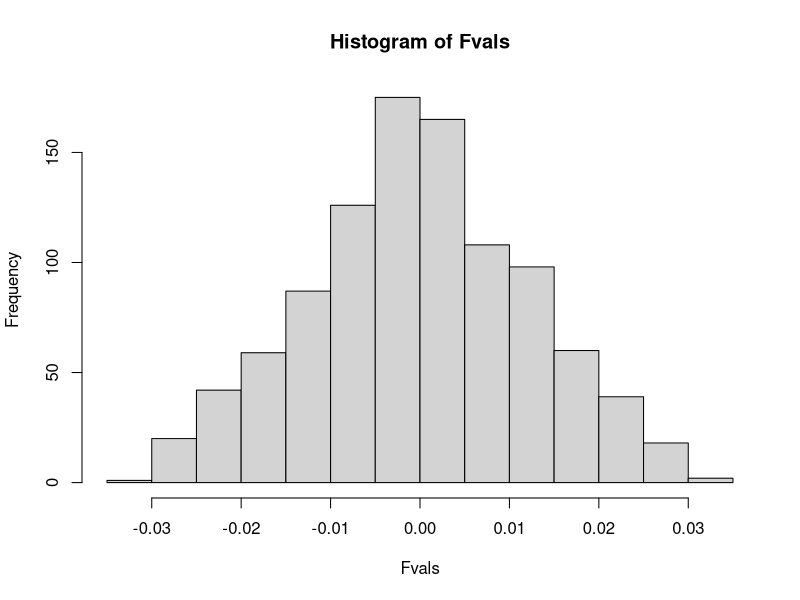
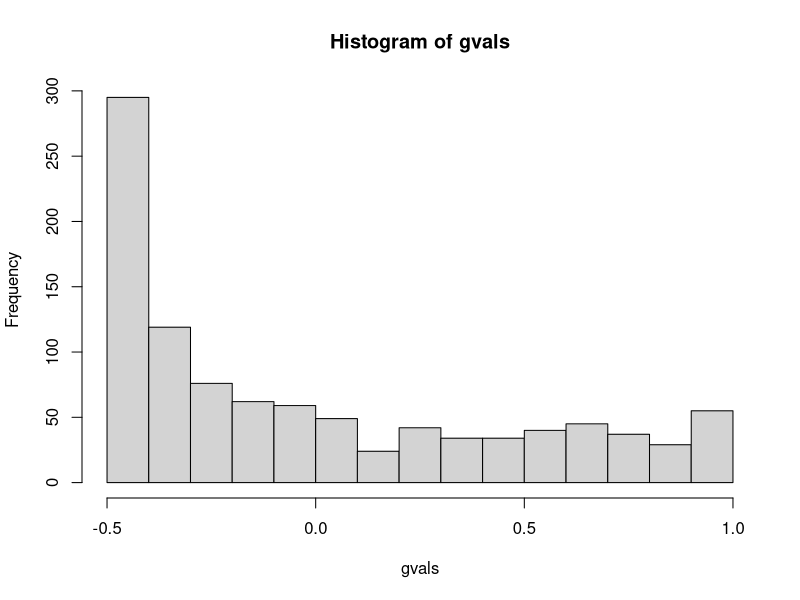
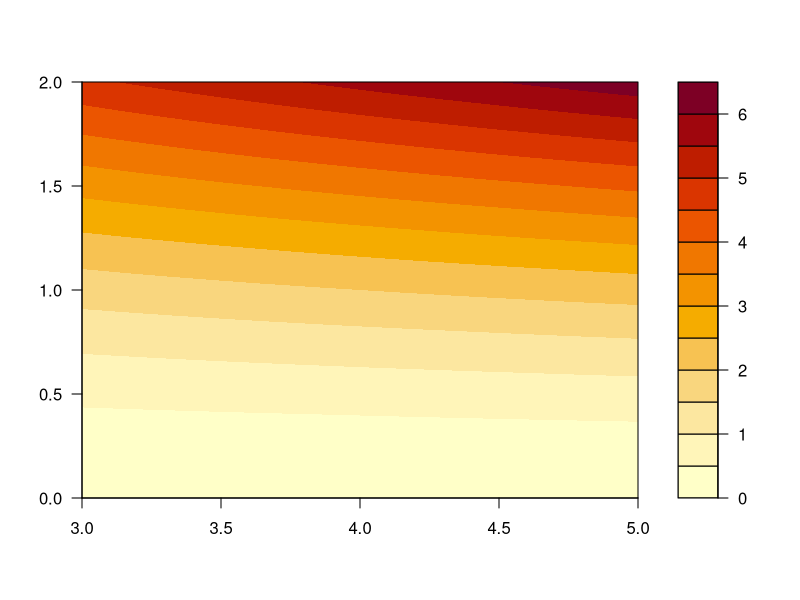
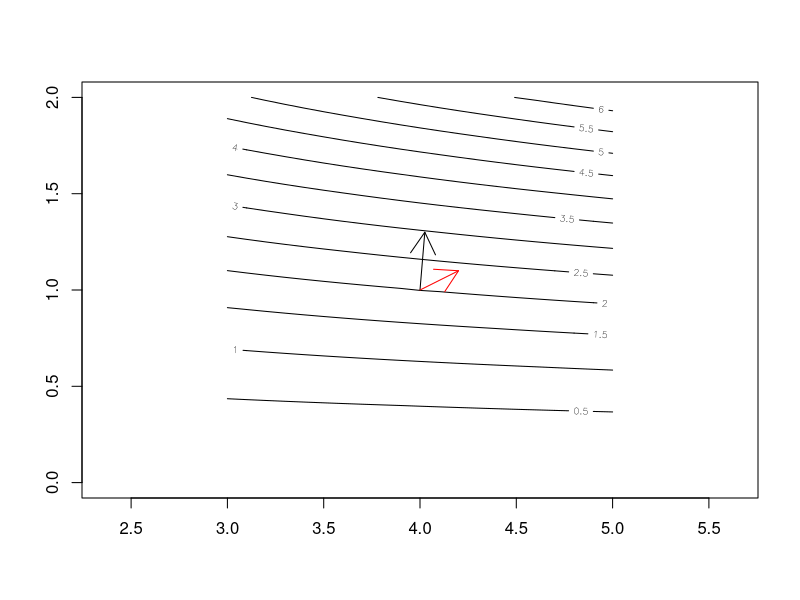
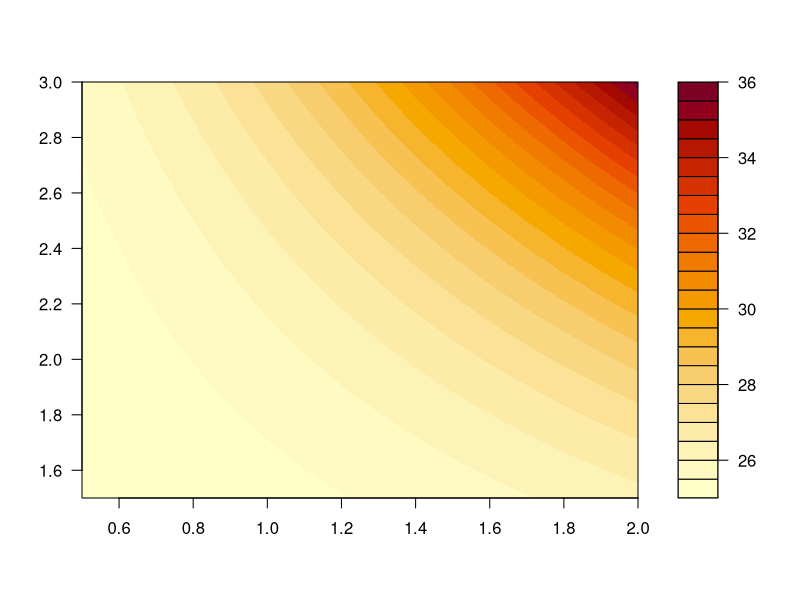
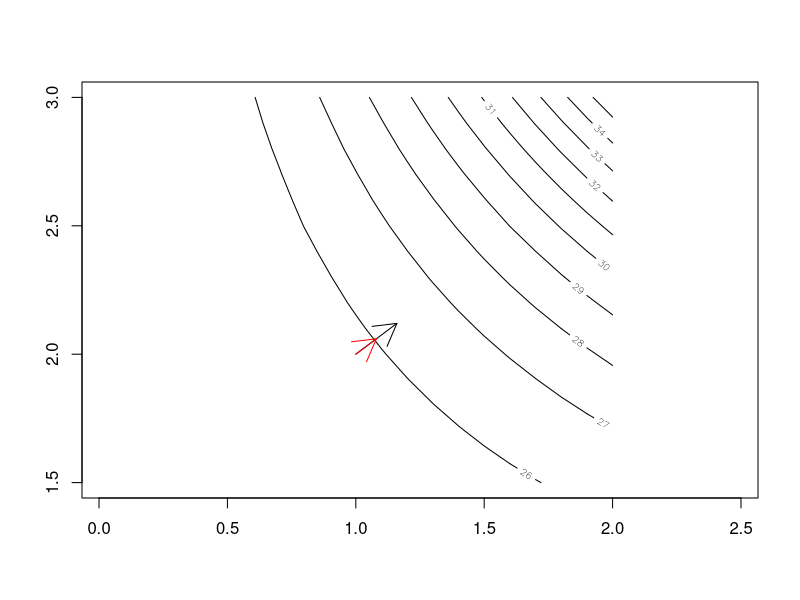
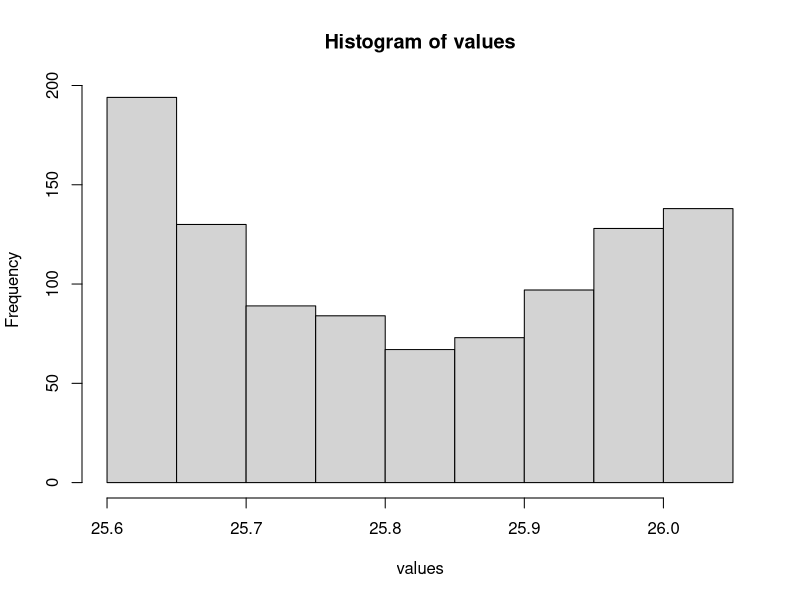

Source code (R) for these figures, in order:
#Math 23 Script 3.2C-Sample Problems.R

#Topic 1 - Problem 4
F <- function(x,y,z) x*y*z/(x^2+y^2+z^2)
#Generate three coordinates, all less than a in magnitude
a <- 0.1
v <- runif(3, min = -a, max = a);v
F(v[1], v[2], v[3])
#Now do this 1000 times
N <- 1000; Fvals <- numeric(N)
for (i in 1:N) {
  v <- runif(3, min = -a, max = a);v
  Fvals[i] <- F(v[1], v[2], v[3])
}
hist(Fvals)
max(abs(Fvals))  #can be made less than any epsilon > 0 by choosing small a

g <- function(x,y,z) (x*y+x*z+y*z)/(x^2+y^2+z^2)
a <- 0.1
v <- runif(3, min = -a, max = a);v
g(v[1], v[2], v[3])
#Now do this 1000 times
N <- 1000; gvals <- numeric(N)
for (i in 1:N) {
  v <- runif(3, min = -a, max = a);v
  gvals[i] <- g(v[1], v[2], v[3])
}
hist(gvals)
max(abs(gvals))  #always close to 1, no matter how small a is made

#Topic 2 - Problem 6 (stolen from script 3.2B)
library(numDeriv)
f <- function(v) sqrt(v[1]*v[2]^3) #function from R^2 to R
f(c(4, 1))                          #check that it works
#Define a range of values for x and y
x <- seq(from = 3, to = 5, by = 0.1)
y <- seq(from = 0, to = 2, by = 0.1)
#Make a table of all pairs of values
pairs <- expand.grid(x,y)  #a list of all pairs of values
#Apply the function to each pair of values to make a matrix of values
z <- matrix(apply(pairs,1,f),length(x)) 
filled.contour(x, y, z)   #pretty colors)
contour( x, y, z, asp = 1)    #shows contour lines

#Now we can calculate the gradient
x0 <- 4; y0 <- 1
Df <- grad(f, c(x0,y0));Df       #a vector with the two partial derivatives
arrows(x0, y0 ,x0+0.1*Df[1], y0+0.1*Df[2])  #rescale the vector so it stays on screen
#The gradient vector is along the direction of greatest rate of increase

#Using the gradient to do an affine approximation
v <- c(2, 1)      #an increment vector
t <- 0.1
arrows(x0, y0 ,x0+t*v[1], y0+t*v[2], col = "red")    #display original and new point of evaluation
exact <- f(c(x0+t*v[1], y0+t*v[2])); exact       #the exact value
Df <- grad(f, c(x0,y0));Df       #a vector with the two partial derivatives
approx <- f(c(x0,y0))+sum(Df*t*v); approx         #the affine approximation
exact - approx               #the error in the approximation
#Repeat with only half of the increment
t <- t/2
f(c(x0+t*v[1], y0+t*v[2]))-(f(c(x0,y0))+sum(Df*t*v))

#We can do the same calculation in single-variable calculus
#Define a function on the line whose direction vector is v
g <- function(t) f(c(x0+2*t, y0+t))
#Calculate the directional derivative
grad(g,0)        #the derivative with respect to t
sum(Df*v)        #Using the gradient (Jacobian) gives the same answer

#Topic 3 - Problem 7 (again stolen from script 3.2B)
T <- function(v) 25 + 0.1*v[1]^2*v[2]^3 #function from R^2 to R
x0 <- 1; y0 <- 2
T(c(x0, y0))                          #check that it works
#Define a range of values for x and y
x <- seq(from = 0.5, to = 2, by = 0.1)
y <- seq(from = 1.5, to = 3, by = 0.1)
#Make a table of all pairs of values
pairs <- expand.grid(x,y)  #a list of all pairs of values
#Apply the function to each pair of values to make a matrix of values
z <- matrix(apply(pairs,1,T),length(x)) 
filled.contour(x, y, z)   #pretty colors)
contour( x, y, z, asp = 1)    #shows contour lines

#Now we can calculate the gradient
DT <- grad(T, c(x0,y0));DT       #a vector with the two partial derivatives
arrows(x0, y0 ,x0+0.1*DT[1], y0+0.1*DT[2])  #rescale the vector so it stays on screen
#The gradient vector is along the direction of greatest rate of increase

#Using the gradient to do an affine approximation
v <- DT/sqrt(sum(DT^2)); v      #a unit vector along the gradient
t <- 0.1
arrows(x0, y0 ,x0+t*v[1], y0+t*v[2], col = "red")    #display original and new point of evaluation
exact <- T(c(x0+t*v[1], y0+t*v[2])); exact       #the exact value
#Try a different unit vector
theta <- runif(1, min = 0, max = 2*pi); theta
v <- c(cos(theta),sin(theta)); v
T(c(x0+t*v[1], y0+t*v[2])); exact   #new v is not as good
#Now try it 1000 times
values <- numeric(1000)
for (i in 1:1000) {
  theta <- runif(1, min = 0, max = 2*pi)
  v <- c(cos(theta),sin(theta))
  values[i] <- T(c(x0+t*v[1], y0+t*v[2]))
}
hist(values)
max(values); exact   #gradient is best only in the limit of small increments
 
